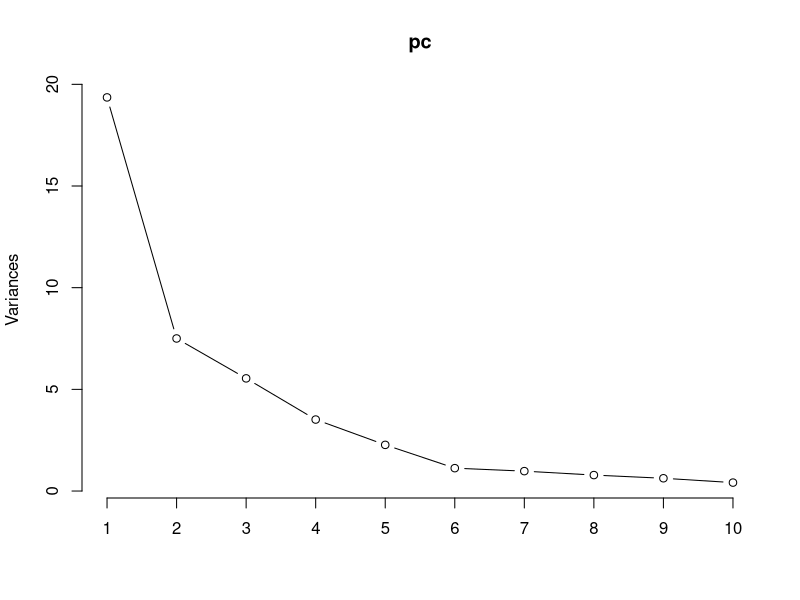
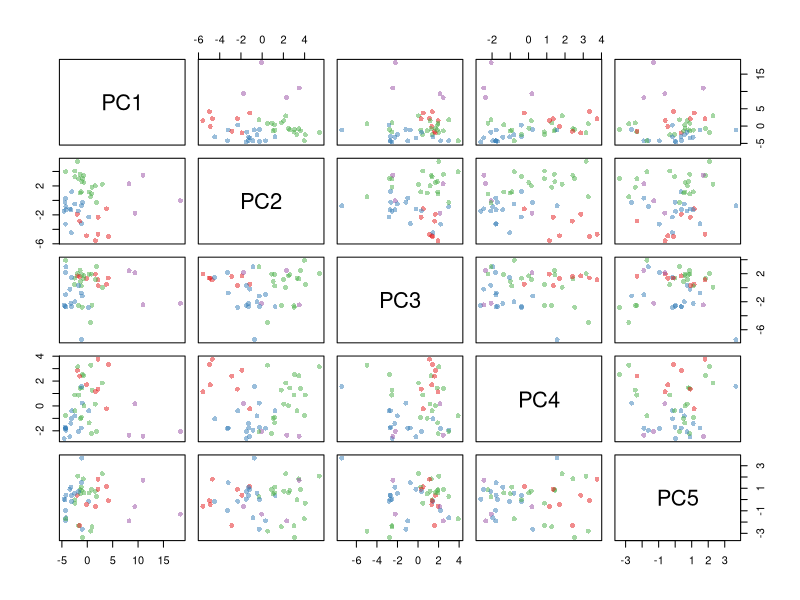

These charts were generated, in order, by the following R code: (Note: this script raises an error after producing the figures.)

# Load data
data <- read.csv(file="censusStateClean.csv", header=T, sep=",", row.names=1)
# Scale data because using different units
data2 <- data.frame(scale(data))
# Run PCA
pc <- prcomp(data2)
# Choose number of principal compnets that account for > 85% of variance or underneath elbow
plot(pc, type='l')
summary(pc)
# User first 5 components
comp <- data.frame(pc$x[,1:5])
#K-means cluster
k <- kmeans(comp, 4, nstart=25, iter.max=1000)
# Plot clusters across components
library(RColorBrewer)
library(scales)
palette(alpha(brewer.pal(9,'Set1'), 0.5))
plot(comp, col=k$clust, pch=16)
# Cluster sizes
sort(table(k$clust))
clust <- names(sort(table(k$clust)))
# First cluster
row.names(data[k$clust==clust[1],])
# Second Cluster
row.names(data[k$clust==clust[2],])
# Third Cluster
row.names(data[k$clust==clust[3],])
# Fourth Cluster
row.names(data[k$clust==clust[4],])

# > # First cluster
#     > row.names(data[k$clust==clust[1],])
# [1] "California" "Florida"    "New York"   "Texas"     
# > # Second Cluster
#     > row.names(data[k$clust==clust[2],])
# [1] "Connecticut"   "Delaware"      "Illinois"      "Maryland"      "Massachusetts" "New Jersey"   
# [7] "Rhode Island"  "Virginia"     
# > # Third Cluster
#     > row.names(data[k$clust==clust[3],])
# [1] "Colorado"      "Idaho"         "Iowa"          "Kansas"        "Maine"         "Minnesota"    
# [7] "Montana"       "Nebraska"      "Nevada"        "New Hampshire" "North Dakota"  "Oregon"       
# [13] "South Dakota"  "Utah"          "Vermont"       "Wisconsin"     "Wyoming"      
# > # Fourth Cluster
#     > row.names(data[k$clust==clust[4],])
# [1] "Alabama"        "AriNAona"       "Arkansas"       "Georgia"        "Indiana"        "Kentucky"      
# [7] "Louisiana"      "Michigan"       "Mississippi"    "Missouri"       "New Mexico"     "North Carolina"
# [13] "Ohio"           "Oklahoma"       "Pennsylvania"   "South Carolina" "Tennessee"      "West Virginia" 

clusplot(comp, k$cluster, color=TRUE, shade=TRUE, 
         labels=2, lines=0)

boxplot(data$Bachelor.s.degree.or.higher..percent.of.persons.age.25.years...2009.2013 ~ k$cluster,
        xlab='Cluster', ylab='Accommodation',
        main='Batchelor Degree or Higher by Cluster')

